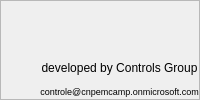
       <widget class="QFrame" name="frame_4">
        <property name="frameShape">
         <enum>QFrame::StyledPanel</enum>
        </property>
        <property name="frameShadow">
         <enum>QFrame::Raised</enum>
        </property>
        <layout class="QGridLayout" name="gridLayout_8">
         <property name="leftMargin">
          <number>0</number>
         </property>
         <property name="topMargin">
          <number>0</number>
         </property>
         <property name="rightMargin">
          <number>0</number>
         </property>
         <property name="bottomMargin">
          <number>0</number>
         </property>
         <property name="spacing">
          <number>6</number>
         </property>
         <item row="0" column="0">
          <layout class="QGridLayout" name="Logo_3">
           <item row="0" column="1">
            <widget class="QLabel" name="label_293">
             <property name="maximumSize">
              <size>
               <width>16777215</width>
               <height>75</height>
              </size>
             </property>
             <property name="text">
              <string>&lt;html&gt;&lt;head/&gt;&lt;body&gt;&lt;p&gt;&lt;img src=&quot;../images/CNPEM.jpg&quot;/&gt;&lt;/p&gt;&lt;/body&gt;&lt;/html&gt;</string>
             </property>
            </widget>
           </item>
           <item row="0" column="0" rowspan="3">
            <widget class="QLabel" name="label_295">
             <property name="text">
              <string>&lt;html&gt;&lt;head/&gt;&lt;body&gt;&lt;p&gt;&lt;img src=&quot;../images/LNLS.png&quot;/&gt;&lt;/p&gt;&lt;/body&gt;&lt;/html&gt;</string>
             </property>
             <property name="alignment">
              <set>Qt::AlignCenter</set>
             </property>
            </widget>
           </item>
           <item row="2" column="1">
            <widget class="QLabel" name="label_294">
             <property name="maximumSize">
              <size>
               <width>16777215</width>
               <height>15</height>
              </size>
             </property>
             <property name="palette">
              <palette>
               <active>
                <colorrole role="WindowText">
                 <brush brushstyle="SolidPattern">
                  <color alpha="255">
                   <red>0</red>
                   <green>0</green>
                   <blue>255</blue>
                  </color>
                 </brush>
                </colorrole>
                <colorrole role="Button">
                 <brush brushstyle="SolidPattern">
                  <color alpha="255">
                   <red>239</red>
                   <green>235</green>
                   <blue>231</blue>
                  </color>
                 </brush>
                </colorrole>
                <colorrole role="Light">
                 <brush brushstyle="SolidPattern">
                  <color alpha="255">
                   <red>255</red>
                   <green>255</green>
                   <blue>255</blue>
                  </color>
                 </brush>
                </colorrole>
                <colorrole role="Midlight">
                 <brush brushstyle="SolidPattern">
                  <color alpha="255">
                   <red>247</red>
                   <green>245</green>
                   <blue>243</blue>
                  </color>
                 </brush>
                </colorrole>
                <colorrole role="Dark">
                 <brush brushstyle="SolidPattern">
                  <color alpha="255">
                   <red>119</red>
                   <green>117</green>
                   <blue>115</blue>
                  </color>
                 </brush>
                </colorrole>
                <colorrole role="Mid">
                 <brush brushstyle="SolidPattern">
                  <color alpha="255">
                   <red>159</red>
                   <green>157</green>
                   <blue>154</blue>
                  </color>
                 </brush>
                </colorrole>
                <colorrole role="BrightText">
                 <brush brushstyle="SolidPattern">
                  <color alpha="255">
                   <red>255</red>
                   <green>255</green>
                   <blue>255</blue>
                  </color>
                 </brush>
                </colorrole>
                <colorrole role="ButtonText">
                 <brush brushstyle="SolidPattern">
                  <color alpha="255">
                   <red>0</red>
                   <green>0</green>
                   <blue>0</blue>
                  </color>
                 </brush>
                </colorrole>
                <colorrole role="Base">
                 <brush brushstyle="SolidPattern">
                  <color alpha="255">
                   <red>255</red>
                   <green>255</green>
                   <blue>255</blue>
                  </color>
                 </brush>
                </colorrole>
                <colorrole role="Window">
                 <brush brushstyle="SolidPattern">
                  <color alpha="255">
                   <red>239</red>
                   <green>235</green>
                   <blue>231</blue>
                  </color>
                 </brush>
                </colorrole>
                <colorrole role="Shadow">
                 <brush brushstyle="SolidPattern">
                  <color alpha="255">
                   <red>0</red>
                   <green>0</green>
                   <blue>0</blue>
                  </color>
                 </brush>
                </colorrole>
                <colorrole role="AlternateBase">
                 <brush brushstyle="SolidPattern">
                  <color alpha="255">
                   <red>247</red>
                   <green>245</green>
                   <blue>243</blue>
                  </color>
                 </brush>
                </colorrole>
                <colorrole role="ToolTipBase">
                 <brush brushstyle="SolidPattern">
                  <color alpha="255">
                   <red>255</red>
                   <green>255</green>
                   <blue>220</blue>
                  </color>
                 </brush>
                </colorrole>
                <colorrole role="ToolTipText">
                 <brush brushstyle="SolidPattern">
                  <color alpha="255">
                   <red>0</red>
                   <green>0</green>
                   <blue>0</blue>
                  </color>
                 </brush>
                </colorrole>
               </active>
               <inactive>
                <colorrole role="WindowText">
                 <brush brushstyle="SolidPattern">
                  <color alpha="255">
                   <red>0</red>
                   <green>0</green>
                   <blue>0</blue>
                  </color>
                 </brush>
                </colorrole>
                <colorrole role="Button">
                 <brush brushstyle="SolidPattern">
                  <color alpha="255">
                   <red>239</red>
                   <green>235</green>
                   <blue>231</blue>
                  </color>
                 </brush>
                </colorrole>
                <colorrole role="Light">
                 <brush brushstyle="SolidPattern">
                  <color alpha="255">
                   <red>255</red>
                   <green>255</green>
                   <blue>255</blue>
                  </color>
                 </brush>
                </colorrole>
                <colorrole role="Midlight">
                 <brush brushstyle="SolidPattern">
                  <color alpha="255">
                   <red>247</red>
                   <green>245</green>
                   <blue>243</blue>
                  </color>
                 </brush>
                </colorrole>
                <colorrole role="Dark">
                 <brush brushstyle="SolidPattern">
                  <color alpha="255">
                   <red>119</red>
                   <green>117</green>
                   <blue>115</blue>
                  </color>
                 </brush>
                </colorrole>
                <colorrole role="Mid">
                 <brush brushstyle="SolidPattern">
                  <color alpha="255">
                   <red>159</red>
                   <green>157</green>
                   <blue>154</blue>
                  </color>
                 </brush>
                </colorrole>
                <colorrole role="BrightText">
                 <brush brushstyle="SolidPattern">
                  <color alpha="255">
                   <red>255</red>
                   <green>255</green>
                   <blue>255</blue>
                  </color>
                 </brush>
                </colorrole>
                <colorrole role="ButtonText">
                 <brush brushstyle="SolidPattern">
                  <color alpha="255">
                   <red>0</red>
                   <green>0</green>
                   <blue>0</blue>
                  </color>
                 </brush>
                </colorrole>
                <colorrole role="Base">
                 <brush brushstyle="SolidPattern">
                  <color alpha="255">
                   <red>255</red>
                   <green>255</green>
                   <blue>255</blue>
                  </color>
                 </brush>
                </colorrole>
                <colorrole role="Window">
                 <brush brushstyle="SolidPattern">
                  <color alpha="255">
                   <red>239</red>
                   <green>235</green>
                   <blue>231</blue>
                  </color>
                 </brush>
                </colorrole>
                <colorrole role="Shadow">
                 <brush brushstyle="SolidPattern">
                  <color alpha="255">
                   <red>0</red>
                   <green>0</green>
                   <blue>0</blue>
                  </color>
                 </brush>
                </colorrole>
                <colorrole role="AlternateBase">
                 <brush brushstyle="SolidPattern">
                  <color alpha="255">
                   <red>247</red>
                   <green>245</green>
                   <blue>243</blue>
                  </color>
                 </brush>
                </colorrole>
                <colorrole role="ToolTipBase">
                 <brush brushstyle="SolidPattern">
                  <color alpha="255">
                   <red>255</red>
                   <green>255</green>
                   <blue>220</blue>
                  </color>
                 </brush>
                </colorrole>
                <colorrole role="ToolTipText">
                 <brush brushstyle="SolidPattern">
                  <color alpha="255">
                   <red>0</red>
                   <green>0</green>
                   <blue>0</blue>
                  </color>
                 </brush>
                </colorrole>
               </inactive>
               <disabled>
                <colorrole role="WindowText">
                 <brush brushstyle="SolidPattern">
                  <color alpha="255">
                   <red>119</red>
                   <green>117</green>
                   <blue>115</blue>
                  </color>
                 </brush>
                </colorrole>
                <colorrole role="Button">
                 <brush brushstyle="SolidPattern">
                  <color alpha="255">
                   <red>239</red>
                   <green>235</green>
                   <blue>231</blue>
                  </color>
                 </brush>
                </colorrole>
                <colorrole role="Light">
                 <brush brushstyle="SolidPattern">
                  <color alpha="255">
                   <red>255</red>
                   <green>255</green>
                   <blue>255</blue>
                  </color>
                 </brush>
                </colorrole>
                <colorrole role="Midlight">
                 <brush brushstyle="SolidPattern">
                  <color alpha="255">
                   <red>247</red>
                   <green>245</green>
                   <blue>243</blue>
                  </color>
                 </brush>
                </colorrole>
                <colorrole role="Dark">
                 <brush brushstyle="SolidPattern">
                  <color alpha="255">
                   <red>119</red>
                   <green>117</green>
                   <blue>115</blue>
                  </color>
                 </brush>
                </colorrole>
                <colorrole role="Mid">
                 <brush brushstyle="SolidPattern">
                  <color alpha="255">
                   <red>159</red>
                   <green>157</green>
                   <blue>154</blue>
                  </color>
                 </brush>
                </colorrole>
                <colorrole role="BrightText">
                 <brush brushstyle="SolidPattern">
                  <color alpha="255">
                   <red>255</red>
                   <green>255</green>
                   <blue>255</blue>
                  </color>
                 </brush>
                </colorrole>
                <colorrole role="ButtonText">
                 <brush brushstyle="SolidPattern">
                  <color alpha="255">
                   <red>119</red>
                   <green>117</green>
                   <blue>115</blue>
                  </color>
                 </brush>
                </colorrole>
                <colorrole role="Base">
                 <brush brushstyle="SolidPattern">
                  <color alpha="255">
                   <red>239</red>
                   <green>235</green>
                   <blue>231</blue>
                  </color>
                 </brush>
                </colorrole>
                <colorrole role="Window">
                 <brush brushstyle="SolidPattern">
                  <color alpha="255">
                   <red>239</red>
                   <green>235</green>
                   <blue>231</blue>
                  </color>
                 </brush>
                </colorrole>
                <colorrole role="Shadow">
                 <brush brushstyle="SolidPattern">
                  <color alpha="255">
                   <red>0</red>
                   <green>0</green>
                   <blue>0</blue>
                  </color>
                 </brush>
                </colorrole>
                <colorrole role="AlternateBase">
                 <brush brushstyle="SolidPattern">
                  <color alpha="255">
                   <red>239</red>
                   <green>235</green>
                   <blue>231</blue>
                  </color>
                 </brush>
                </colorrole>
                <colorrole role="ToolTipBase">
                 <brush brushstyle="SolidPattern">
                  <color alpha="255">
                   <red>255</red>
                   <green>255</green>
                   <blue>220</blue>
                  </color>
                 </brush>
                </colorrole>
                <colorrole role="ToolTipText">
                 <brush brushstyle="SolidPattern">
                  <color alpha="255">
                   <red>0</red>
                   <green>0</green>
                   <blue>0</blue>
                  </color>
                 </brush>
                </colorrole>
               </disabled>
              </palette>
             </property>
             <property name="font">
              <font>
               <pointsize>7</pointsize>
              </font>
             </property>
             <property name="text">
              <string>controle@cnpemcamp.onmicrosoft.com</string>
             </property>
             <property name="alignment">
              <set>Qt::AlignCenter</set>
             </property>
            </widget>
           </item>
           <item row="1" column="1">
            <widget class="QLabel" name="label_296">
             <property name="maximumSize">
              <size>
               <width>16777215</width>
               <height>20</height>
              </size>
             </property>
             <property name="text">
              <string>developed by Controls Group</string>
             </property>
             <property name="alignment">
              <set>Qt::AlignCenter</set>
             </property>
            </widget>
           </item>
          </layout>
         </item>
        </layout>
       </widget>
